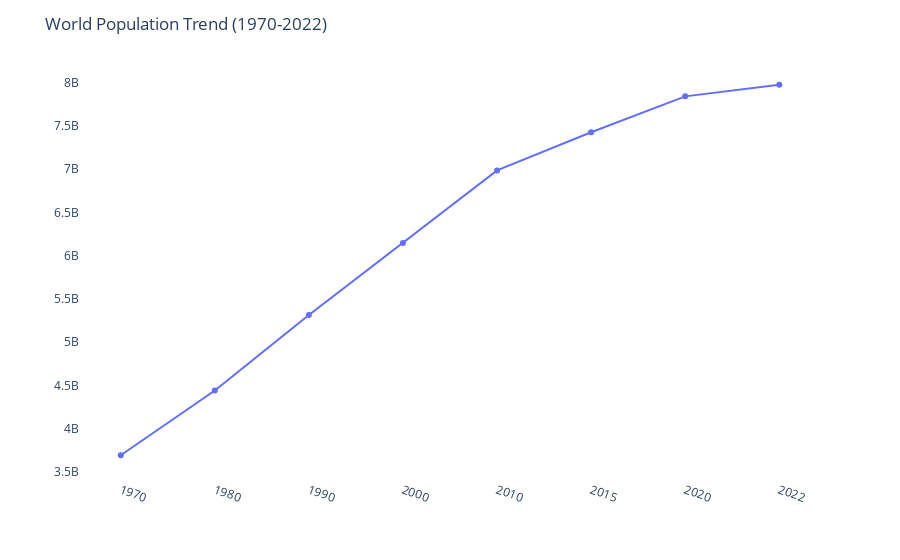

The notebook cell this image was saved under:
### Markdown cell above
<h1 style="padding:10px;background-color:#250902;margin:0;color:#e09f3e;font-family:sans-serif;font-size:24px;text-align:center;border-radius: 50px;overflow:hidden;font-weight:700">World Population Trend</h1>

### Code cell
trend = df.iloc[:, 5:13].sum().sort_values(ascending=True)

fig = px.line(x=trend.index, y=trend.values, markers=True)
fig.update_layout(title="World Population Trend (1970-2022)", xaxis_title='', yaxis_title='')
fig.update_layout(
        showlegend=True,
        plot_bgcolor='white',
        xaxis=dict(
            showgrid=False,
            gridcolor='white'
        ),
        yaxis=dict(
            showgrid=False,
            gridcolor='white'
        )
    )
fig.update_xaxes(tickangle=20)
fig.show()

### Figure 1 — Plotly figure (JSON) as saved in the notebook; plotly's stock layout.template omitted (floating-point values rounded to 4 significant figures)
{"data": [{"hovertemplate": "x=%{x}<br>y=%{y}<extra></extra>", "legendgroup": "", "line": {"color": "#636efa", "dash": "solid"}, "marker": {"symbol": "circle"}, "mode": "lines+markers", "name": "", "orientation": "v", "showlegend": false, "type": "scatter", "x": ["1970", "1980", "1990", "2000", "2010", "2015", "2020", "2022"], "xaxis": "x", "y": [3694136661, 4442400371, 5314191665, 6147055703, 6983784998, 7424809761, 7839250603, 7973413042], "yaxis": "y"}], "layout": {"legend": {"tracegroupgap": 0}, "margin": {"t": 60}, "plot_bgcolor": "white", "showlegend": true, "title": {"text": "World Population Trend (1970-2022)"}, "xaxis": {"anchor": "y", "domain": [0, 1], "gridcolor": "white", "showgrid": false, "tickangle": 20, "title": {"text": ""}}, "yaxis": {"anchor": "x", "domain": [0, 1], "gridcolor": "white", "showgrid": false, "title": {"text": ""}}}}
